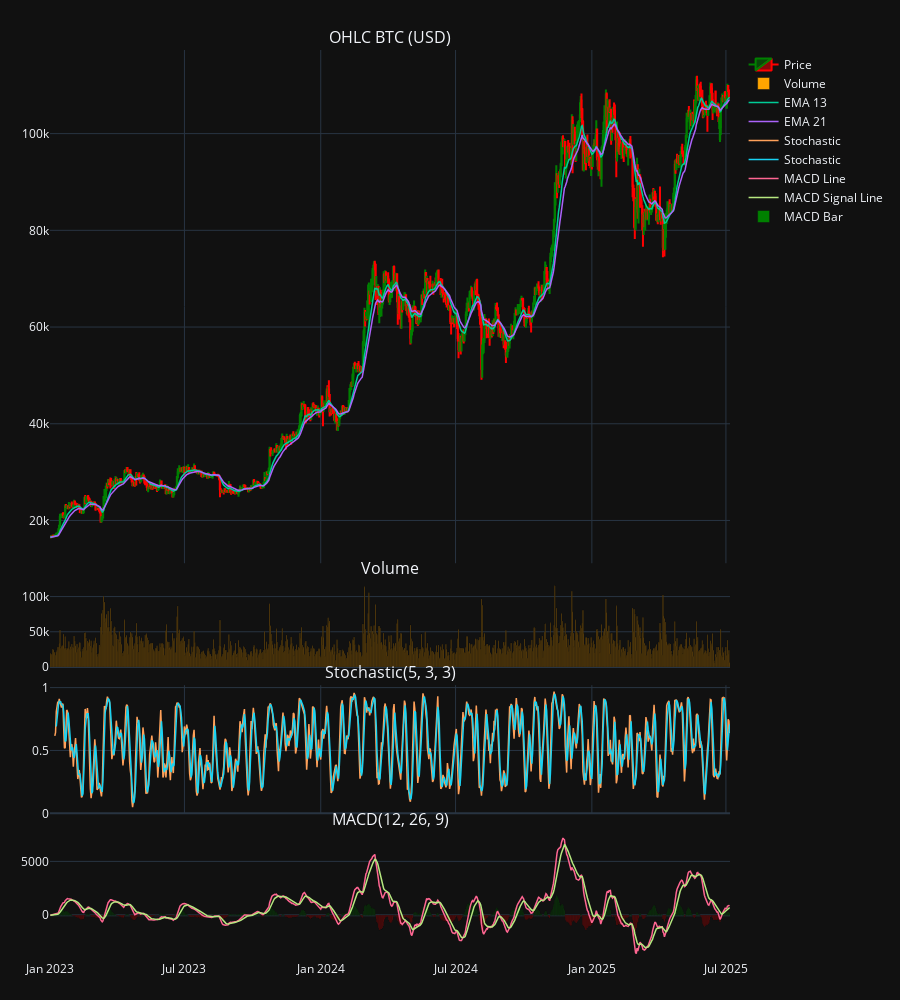

Here is the notebook cell this chart was saved with:
### Markdown cell above
## Charting

### Code cell
import plotly.graph_objects as go
from plotly.subplots import make_subplots

# Create subplot with 2 rows (OHLC and Volume)
fig = make_subplots(rows=4, cols=1, 
                    shared_xaxes=True, 
                    vertical_spacing=0.02,
                    row_heights=[0.6, 0.1, 0.15, 0.15],
                    subplot_titles=("OHLC BTC (USD)", "Volume", "Stochastic(5, 3, 3)", "MACD(12, 26, 9)"))

# Plot candlestick
fig.add_trace(go.Candlestick(
    x=df['date'],
    open=df['open'],
    high=df['high'],
    low=df['low'],
    close=df['close'],
    name="Price",
    increasing_line_color='green',
    decreasing_line_color='red'
), row=1, col=1)


# Plot volume bar
fig.add_trace(go.Bar(
    x=df['date'],
    y=df['volume'],
    name="Volume",
    marker_color='orange'
), row=2, col=1)


# Plot EMA
fig.add_trace(
    go.Scatter(
        x=df['date'],
        y=df['ema_13'],
        mode='lines',
        name="EMA 13",
        line={'width': 1.5},
    ), row=1, col=1
)

fig.add_trace(
    go.Scatter(
        x=df['date'],
        y=df['ema_21'],
        mode='lines',
        name="EMA 21",
        line={'width': 1.5},
    ), row=1, col=1
)

# Plot Stochastic
fig.add_trace(
    go.Scatter(
        x=df['date'],
        y=df['stochastic_percentage_k'],
        mode='lines',
        name="Stochastic",
        line={'width': 1.5},
    ), row=3, col=1
)

fig.add_trace(
    go.Scatter(
        x=df['date'],
        y=df['stochastic_percentage_d'],
        mode='lines',
        name="Stochastic",
        line={'width': 1.5},
    ), row=3, col=1
)

# Plot MACD
fig.add_trace(
    go.Scatter(
        x=df['date'],
        y=df['macd'],
        mode='lines',
        name="MACD Line",
        line={'width': 1.5},
    ), row=4, col=1
)

fig.add_trace(
    go.Scatter(
        x=df['date'],
        y=df['macd_signal_line'],
        mode='lines',
        name="MACD Signal Line",
        line={'width': 1.5},
    ), row=4, col=1
)

colors = ['green' if val >= 0 else 'red' for val in df['macd_bar']]
fig.add_trace(
    go.Bar(
        x=df['date'], 
        y=df['macd_bar'], 
        name='MACD Bar', 
        marker_color=colors
    ), row=4, col=1
)

# Layout adjustments
fig.update_layout(
    # title=title,
    xaxis_rangeslider_visible=False,
    template='plotly_dark',
    height=1000,
    margin=dict(l=50, r=25, t=50, b=40)
)

fig.show()
fig.write_image(f"btc_{timeframe}_ta.png", width=1200, height=800, scale=2)

### Figure 1 — Plotly figure (JSON) as saved in the notebook; plotly's stock layout.template omitted (floating-point values rounded to 4 significant figures; data arrays with more than 128 entries replaced by an {"elided": "..."} marker saying what was removed)
{"data": [{"close": {"elided": "918 float values"}, "decreasing": {"line": {"color": "red"}}, "high": {"elided": "918 float values"}, "increasing": {"line": {"color": "green"}}, "low": {"elided": "918 float values"}, "name": "Price", "open": {"elided": "918 float values"}, "type": "candlestick", "x": {"elided": "918 str values"}, "xaxis": "x", "yaxis": "y"}, {"marker": {"color": "orange"}, "name": "Volume", "type": "bar", "x": {"elided": "918 str values"}, "xaxis": "x2", "y": {"elided": "918 float values"}, "yaxis": "y2"}, {"line": {"width": 1.5}, "mode": "lines", "name": "EMA 13", "type": "scatter", "x": {"elided": "918 str values"}, "xaxis": "x", "y": {"elided": "918 float values"}, "yaxis": "y"}, {"line": {"width": 1.5}, "mode": "lines", "name": "EMA 21", "type": "scatter", "x": {"elided": "918 str values"}, "xaxis": "x", "y": {"elided": "918 float values"}, "yaxis": "y"}, {"line": {"width": 1.5}, "mode": "lines", "name": "Stochastic", "type": "scatter", "x": {"elided": "918 str values"}, "xaxis": "x3", "y": {"elided": "918 float values"}, "yaxis": "y3"}, {"line": {"width": 1.5}, "mode": "lines", "name": "Stochastic", "type": "scatter", "x": {"elided": "918 str values"}, "xaxis": "x3", "y": {"elided": "918 float values"}, "yaxis": "y3"}, {"line": {"width": 1.5}, "mode": "lines", "name": "MACD Line", "type": "scatter", "x": {"elided": "918 str values"}, "xaxis": "x4", "y": {"elided": "918 float values"}, "yaxis": "y4"}, {"line": {"width": 1.5}, "mode": "lines", "name": "MACD Signal Line", "type": "scatter", "x": {"elided": "918 str values"}, "xaxis": "x4", "y": {"elided": "918 float values"}, "yaxis": "y4"}, {"marker": {"color": {"elided": "918 str values"}}, "name": "MACD Bar", "type": "bar", "x": {"elided": "918 str values"}, "xaxis": "x4", "y": {"elided": "918 float values"}, "yaxis": "y4"}], "layout": {"annotations": [{"font": {"size": 16}, "showarrow": false, "text": "OHLC BTC (USD)", "x": 0.5, "xanchor": "center", "xref": "paper", "y": 1, "yanchor": "bottom", "yref": "paper"}, {"font": {"size": 16}, "showarrow": false, "text": "Volume", "x": 0.5, "xanchor": "center", "xref": "paper", "y": 0.416, "yanchor": "bottom", "yref": "paper"}, {"font": {"size": 16}, "showarrow": false, "text": "Stochastic(5, 3, 3)", "x": 0.5, "xanchor": "center", "xref": "paper", "y": 0.302, "yanchor": "bottom", "yref": "paper"}, {"font": {"size": 16}, "showarrow": false, "text": "MACD(12, 26, 9)", "x": 0.5, "xanchor": "center", "xref": "paper", "y": 0.141, "yanchor": "bottom", "yref": "paper"}], "height": 1000, "margin": {"b": 40, "l": 50, "r": 25, "t": 50}, "xaxis": {"anchor": "y", "domain": [0, 1], "matches": "x4", "rangeslider": {"visible": false}, "showticklabels": false}, "xaxis2": {"anchor": "y2", "domain": [0, 1], "matches": "x4", "showticklabels": false}, "xaxis3": {"anchor": "y3", "domain": [0, 1], "matches": "x4", "showticklabels": false}, "xaxis4": {"anchor": "y4", "domain": [0, 1]}, "yaxis": {"anchor": "x", "domain": [0.436, 1]}, "yaxis2": {"anchor": "x2", "domain": [0.322, 0.416]}, "yaxis3": {"anchor": "x3", "domain": [0.161, 0.302]}, "yaxis4": {"anchor": "x4", "domain": [0, 0.141]}}}
